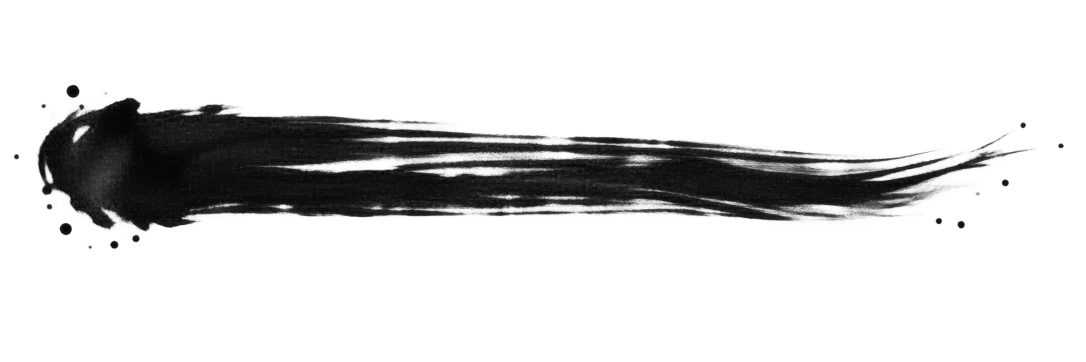
#> input picture augustkring/assets/waymaking-dry-brush.png, 2172 x 724 px (shown at 1/2 size)
$ python generate-waymaking-artwork.py
#> lines starting #> are read from the running program, lines starting #| are printed output that depends on the picture
#!/usr/bin/env python3
"""Build static ink-road assets from the repo's licensed dry-brush source.

Uses the existing MIT source, but performs pigment resampling offline instead
of warping pixels in the browser. Output PNGs are intentional release assets.
"""
from pathlib import Path
import cv2
import numpy as np
from PIL import Image

ROOT = Path(__file__).resolve().parent
SOURCE = ROOT / "assets/waymaking-dry-brush.png"
ORIGINAL = np.asarray(Image.open(SOURCE).convert("RGBA"), dtype=np.float32)
ALPHA = ORIGINAL[:, :, 3] / 255.0
LUMA = (ORIGINAL[:, :, :3] / 255.0).mean(axis=2)
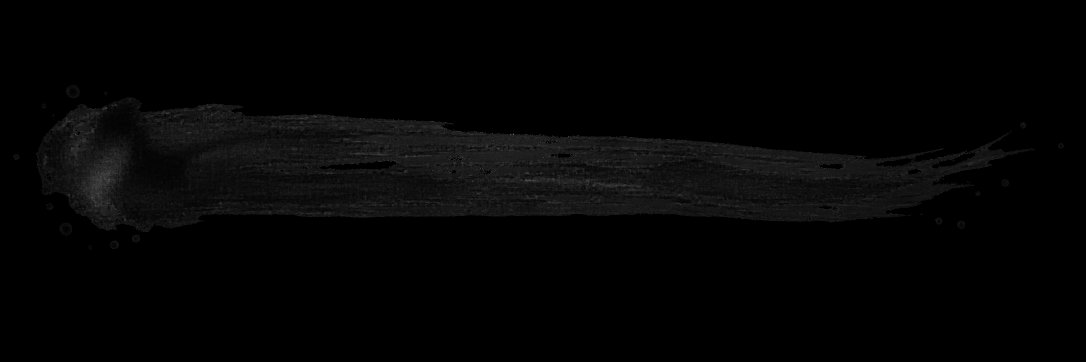
#> LUMA: shape (724, 2172) float32 (shown at 1/2 size); min 0, max 1, mean 0.017
BRUSH = np.clip(ALPHA * (1.0 - 0.74 * LUMA), 0, 1).astype("float32")

SOURCE_X0 = 38
SOURCE_X1 = 2127
SOURCE_MID_Y = 343.0


def paint(mobile: bool) -> None:
#> called with mobile = False
    width, height = (276, 6000) if mobile else (504, 4920)
    scale = width / (92 if mobile else 168)
    yy = np.arange(height, dtype=np.float32)[:, None]
    xx = np.arange(width, dtype=np.float32)[None, :]
    t = yy / height

    # One calm S-curve, with consistent two-lane road geometry.
    centre = (
        0.50
        + (0.125 if mobile else 0.145) * np.sin(2 * np.pi * t - 0.74)
        + 0.021 * np.sin(4 * np.pi * t + 0.18)
    ) * width
    half_road = (0.16 + 0.005 * np.sin(6 * np.pi * t)) * width
    alpha_field = np.zeros((height, width), dtype=np.float32)

    def stroke(
        curve: np.ndarray,
        start: float,
        end: float,
        sigma: float,
        opacity: float,
        reverse: bool,
        phase: float,
    ) -> None:
        nonlocal alpha_field
        progress = (t - start) / (end - start)
        active = (progress >= 0) & (progress <= 1)
        progress = np.where(active, progress, 0)

        source_x = (
            SOURCE_X1 - (SOURCE_X1 - SOURCE_X0) * progress
            if reverse
            else SOURCE_X0 + (SOURCE_X1 - SOURCE_X0) * progress
        )
        map_x = np.broadcast_to(source_x, (height, width)).astype(np.float32)

        brush_sigma = sigma * (1 + 0.09 * np.sin(t * 18.8 + phase)) * scale
        irregularity = (
            np.sin(t * 31.0 + phase) * (0.35 * scale)
            + np.sin(t * 83.0 + phase * 3) * (0.18 * scale)
        )
        map_y = (
            SOURCE_MID_Y
            + (xx - curve - irregularity) * (55.3 / brush_sigma)
        ).astype(np.float32)

        pigment = cv2.remap(
            BRUSH,
            map_x,
            map_y,
            interpolation=cv2.INTER_CUBIC,
            borderMode=cv2.BORDER_CONSTANT,
            borderValue=0,
        )
        pigment *= active.astype(np.float32) * opacity
        # Alpha-over compositing retains dry-brush transparency.
        alpha_field = alpha_field + pigment * (1 - alpha_field)

    for side in (-1, 1):
        edge = centre + side * half_road
        stroke(
            edge, 0, 1, 4.7 if mobile else 5.3,
            0.79, side > 0, 1.1 if side < 0 else 2.9,
        )
        stroke(
            edge + side * scale, 0, 1, 2.8,
            0.24, side < 0, 2.4 if side < 0 else 0.7,
        )

    # Deliberately different lengths, all painted using the original brush.
    centre_marks = [
        (0.069, 0.103),
        (0.187, 0.229),
        (0.319, 0.353),
        (0.453, 0.498),
        (0.590, 0.624),
        (0.731, 0.772),
        (0.858, 0.891),
    ]
    for index, (start, end) in enumerate(centre_marks):
        dash_curve = centre + 0.45 * scale * np.sin(t * 24 + index * 0.7)
        stroke(dash_curve, start, end, 1.7, 0.82, index % 2 == 0, index * 0.67)
#> this loop made 7 passes
#> pass 1, in stroke (call 5), `pigment *= active.astype(np.float32) * opacity`:
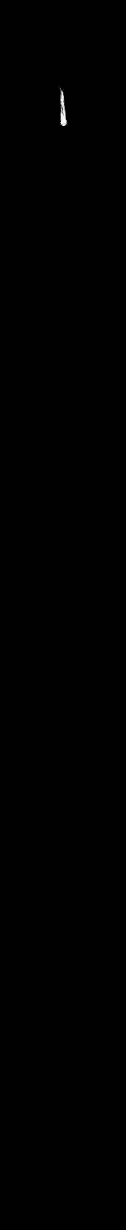
#> pigment: shape (4920, 504) float32 (shown at 1/4 size); min -0.00424, max 0.807, mean 0.000637; drawn with min black and max white

    rgba = np.zeros((height, width, 4), dtype=np.uint8)
    rgba[:, :, :3] = (29, 35, 43)
    rgba[:, :, 3] = np.rint(np.clip(alpha_field, 0, 1) * 255).astype(np.uint8)
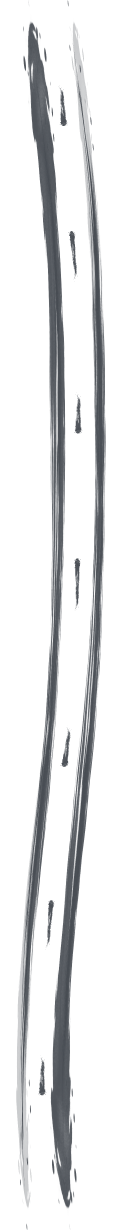
#> rgba: shape (4920, 504, 4) (shown at 1/4 size); mean of channels 0, 1, 2, 3 29, 35, 43, 29.9; transparent parts drawn white

    filename = (
        "waymaking-ink-road-brush-mobile.png"
        if mobile else "waymaking-ink-road-brush.png"
    )
    output = ROOT / "assets" / filename
    Image.fromarray(rgba, mode="RGBA").save(output, optimize=True)
    print(f"Generated {output.name}: {width}x{height} px, {output.stat().st_size} bytes")


if __name__ == "__main__":
    paint(False)
    paint(True)
#> call 2 of paint, with mobile = True
#> the loop in paint (call 2), `for side in (-1, 1):` made 2 passes
#> pass 1, in stroke (call 13), `pigment *= active.astype(np.float32) * opacity`:
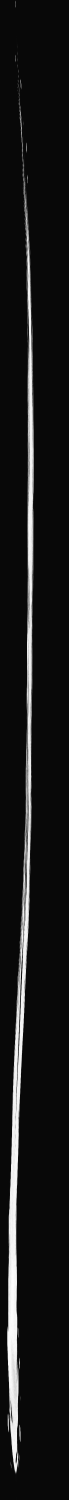
#> pigment: shape (6000, 276) float32 (shown at 1/4 size); min -0.00828, max 0.237, mean 0.0152; drawn with min black and max white
#> the loop in paint (call 2), `for index, (start, end) in enumerate(centre_marks):` made 7 passes
#> pass 1, in stroke (call 16), `pigment *= active.astype(np.float32) * opacity`:
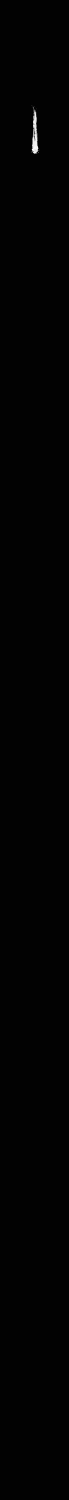
#> pigment: shape (6000, 276) float32 (shown at 1/4 size); min -0.00859, max 0.805, mean 0.00116; drawn with min black and max white
#> pass 1, in stroke (call 16), `alpha_field = alpha_field + pigment * (1 - alpha_field)`:
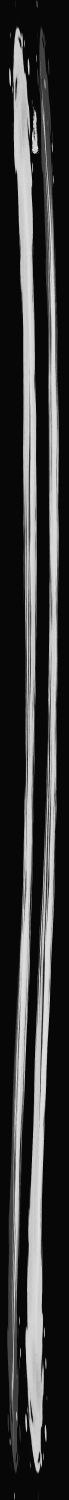
#> alpha_field: shape (6000, 276) float32 (shown at 1/4 size); min -0.0273, max 0.933, mean 0.185; drawn with min black and max white
#> in paint (call 2), `rgba[:, :, 3] = np.rint(np.clip(alpha_field, 0, 1) * 255).astype(np.ui..`:
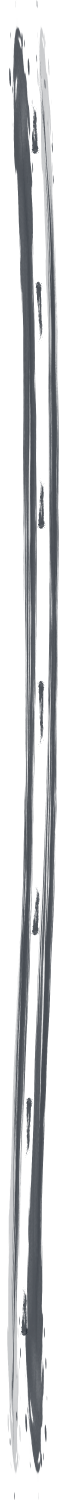
#> rgba: shape (6000, 276, 4) (shown at 1/4 size); mean of channels 0, 1, 2, 3 29, 35, 43, 49.1; transparent parts drawn white

$ run again, with augustkring/assets/august-signature-authentic.png copied over augustkring/assets/waymaking-dry-brush.png
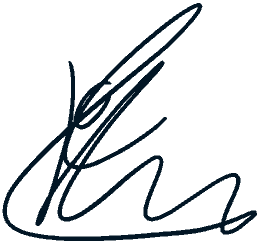
#> input picture augustkring/assets/august-signature-authentic.png, 260 x 245 px
#> the loop in paint (call 2), `for side in (-1, 1):` made 2 passes
#> pass 1, in stroke (call 13), `pigment *= active.astype(np.float32) * opacity`:
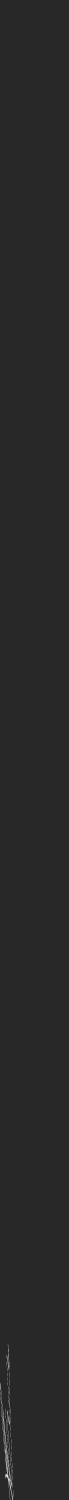
#> pigment: shape (6000, 276) float32 (shown at 1/4 size); min -0.0506, max 0.268, mean 0.000468; drawn with min black and max white
#> in paint (call 2), `rgba[:, :, 3] = np.rint(np.clip(alpha_field, 0, 1) * 255).astype(np.ui..`:
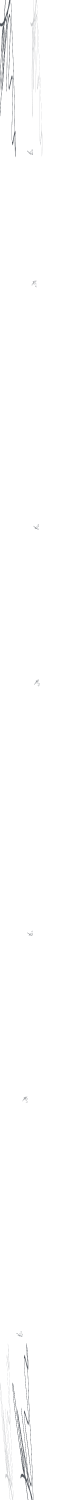
#> rgba: shape (6000, 276, 4) (shown at 1/4 size); mean of channels 0, 1, 2, 3 29, 35, 43, 1.6; transparent parts drawn white
